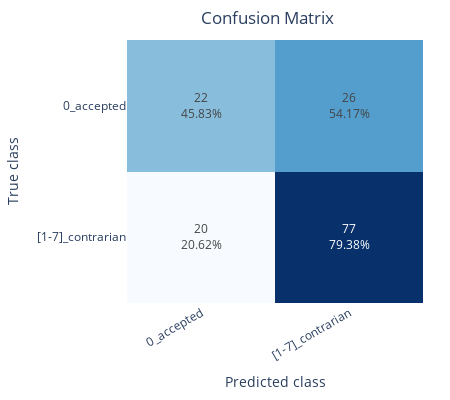
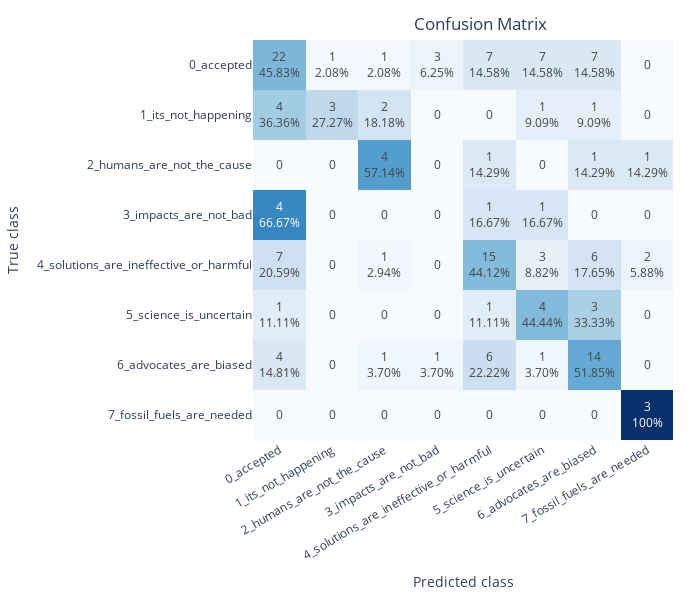

These figures' notebook cell, in order:
### Markdown cell above
## Evaluate our prompts performance on the test set

### Code cell
# Once we are happy with our prompts pipeline we can evaluate the performance on the test set
df_test["cards_pred"] = await tqdm.gather(
    *[predict_cards(text) for text in df_test["text"]]
)
evaluation_report(df_test["cards_true"], df_test["cards_pred"])

### Figure 1 — Plotly figure (JSON) as saved in the notebook; plotly's stock layout.template omitted (floating-point values rounded to 4 significant figures)
{"data": [{"colorscale": [[0, "rgb(247,251,255)"], [0.125, "rgb(222,235,247)"], [0.25, "rgb(198,219,239)"], [0.375, "rgb(158,202,225)"], [0.5, "rgb(107,174,214)"], [0.625, "rgb(66,146,198)"], [0.75, "rgb(33,113,181)"], [0.875, "rgb(8,81,156)"], [1, "rgb(8,48,107)"]], "hoverinfo": "none", "showscale": false, "text": [["22<br>45.83%", "26<br>54.17%"], ["20<br>20.62%", "77<br>79.38%"]], "texttemplate": "%{text}", "type": "heatmap", "x": ["0_accepted", "[1-7]_contrarian"], "y": ["0_accepted", "[1-7]_contrarian"], "z": [[0.4583, 0.5417], [0.2062, 0.7938]]}], "layout": {"height": 400, "margin": {"b": 27, "r": 27, "t": 40}, "title": {"text": "Confusion Matrix", "x": 0.7, "xref": "paper", "y": 0.97}, "width": 450, "xaxis": {"tickangle": -30, "title": {"text": "Predicted class"}}, "yaxis": {"autorange": "reversed", "title": {"text": "True class"}}}}

### Figure 2 — Plotly figure (JSON) as saved in the notebook; plotly's stock layout.template omitted (floating-point values rounded to 4 significant figures)
{"data": [{"colorscale": [[0, "rgb(247,251,255)"], [0.125, "rgb(222,235,247)"], [0.25, "rgb(198,219,239)"], [0.375, "rgb(158,202,225)"], [0.5, "rgb(107,174,214)"], [0.625, "rgb(66,146,198)"], [0.75, "rgb(33,113,181)"], [0.875, "rgb(8,81,156)"], [1, "rgb(8,48,107)"]], "hoverinfo": "none", "showscale": false, "text": [["22<br>45.83%", "1<br>2.08%", "1<br>2.08%", "3<br>6.25%", "7<br>14.58%", "7<br>14.58%", "7<br>14.58%", "0"], ["4<br>36.36%", "3<br>27.27%", "2<br>18.18%", "0", "0", "1<br>9.09%", "1<br>9.09%", "0"], ["0", "0", "4<br>57.14%", "0", "1<br>14.29%", "0", "1<br>14.29%", "1<br>14.29%"], ["4<br>66.67%", "0", "0", "0", "1<br>16.67%", "1<br>16.67%", "0", "0"], ["7<br>20.59%", "0", "1<br>2.94%", "0", "15<br>44.12%", "3<br>8.82%", "6<br>17.65%", "2<br>5.88%"], ["1<br>11.11%", "0", "0", "0", "1<br>11.11%", "4<br>44.44%", "3<br>33.33%", "0"], ["4<br>14.81%", "0", "1<br>3.70%", "1<br>3.70%", "6<br>22.22%", "1<br>3.70%", "14<br>51.85%", "0"], ["0", "0", "0", "0", "0", "0", "0", "3<br>100%"]], "texttemplate": "%{text}", "type": "heatmap", "x": ["0_accepted", "1_its_not_happening", "2_humans_are_not_the_cause", "3_impacts_are_not_bad", "4_solutions_are_ineffective_or_harmful", "5_science_is_uncertain", "6_advocates_are_biased", "7_fossil_fuels_are_needed"], "y": ["0_accepted", "1_its_not_happening", "2_humans_are_not_the_cause", "3_impacts_are_not_bad", "4_solutions_are_ineffective_or_harmful", "5_science_is_uncertain", "6_advocates_are_biased", "7_fossil_fuels_are_needed"], "z": [[0.4583, 0.02083, 0.02083, 0.0625, 0.1458, 0.1458, 0.1458, 0], [0.3636, 0.2727, 0.1818, 0, 0, 0.09091, 0.09091, 0], [0, 0, 0.5714, 0, 0.1429, 0, 0.1429, 0.1429], [0.6667, 0, 0, 0, 0.1667, 0.1667, 0, 0], [0.2059, 0, 0.02941, 0, 0.4412, 0.08824, 0.1765, 0.05882], [0.1111, 0, 0, 0, 0.1111, 0.4444, 0.3333, 0], [0.1481, 0, 0.03704, 0.03704, 0.2222, 0.03704, 0.5185, 0], [0, 0, 0, 0, 0, 0, 0, 1]]}], "layout": {"height": 600, "margin": {"b": 27, "r": 27, "t": 40}, "title": {"text": "Confusion Matrix", "x": 0.7, "xref": "paper", "y": 0.97}, "width": 700, "xaxis": {"tickangle": -30, "title": {"text": "Predicted class"}}, "yaxis": {"autorange": "reversed", "title": {"text": "True class"}}}}
